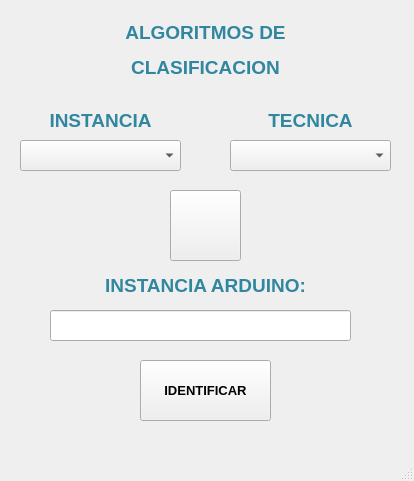
<?xml version="1.0" encoding="UTF-8"?>
<ui version="4.0">
 <class>MainWindow</class>
 <widget class="QMainWindow" name="MainWindow">
  <property name="geometry">
   <rect>
    <x>0</x>
    <y>0</y>
    <width>414</width>
    <height>481</height>
   </rect>
  </property>
  <property name="windowTitle">
   <string>MainWindow</string>
  </property>
  <widget class="QWidget" name="centralwidget">
   <widget class="QPushButton" name="btnArduino">
    <property name="geometry">
     <rect>
      <x>170</x>
      <y>190</y>
      <width>71</width>
      <height>71</height>
     </rect>
    </property>
    <property name="text">
     <string/>
    </property>
    <property name="icon">
     <iconset>
      <normaloff>src/img/arduino-logo.png</normaloff>src/img/arduino-logo.png</iconset>
    </property>
    <property name="iconSize">
     <size>
      <width>50</width>
      <height>50</height>
     </size>
    </property>
   </widget>
   <widget class="QComboBox" name="cbInstancia">
    <property name="geometry">
     <rect>
      <x>20</x>
      <y>140</y>
      <width>161</width>
      <height>31</height>
     </rect>
    </property>
   </widget>
   <widget class="QLabel" name="label_3">
    <property name="geometry">
     <rect>
      <x>20</x>
      <y>110</y>
      <width>161</width>
      <height>21</height>
     </rect>
    </property>
    <property name="font">
     <font>
      <family>MS UI Gothic</family>
      <pointsize>14</pointsize>
      <weight>75</weight>
      <bold>true</bold>
     </font>
    </property>
    <property name="styleSheet">
     <string notr="true">color: #3186a0</string>
    </property>
    <property name="text">
     <string>INSTANCIA</string>
    </property>
    <property name="alignment">
     <set>Qt::AlignCenter</set>
    </property>
   </widget>
   <widget class="QComboBox" name="cbTecnica">
    <property name="geometry">
     <rect>
      <x>230</x>
      <y>140</y>
      <width>161</width>
      <height>31</height>
     </rect>
    </property>
   </widget>
   <widget class="QLabel" name="label_4">
    <property name="geometry">
     <rect>
      <x>230</x>
      <y>110</y>
      <width>161</width>
      <height>21</height>
     </rect>
    </property>
    <property name="font">
     <font>
      <family>MS UI Gothic</family>
      <pointsize>14</pointsize>
      <weight>75</weight>
      <bold>true</bold>
     </font>
    </property>
    <property name="styleSheet">
     <string notr="true">color: #3186a0</string>
    </property>
    <property name="text">
     <string>TECNICA</string>
    </property>
    <property name="alignment">
     <set>Qt::AlignCenter</set>
    </property>
   </widget>
   <widget class="QLabel" name="label_5">
    <property name="geometry">
     <rect>
      <x>20</x>
      <y>20</y>
      <width>371</width>
      <height>61</height>
     </rect>
    </property>
    <property name="font">
     <font>
      <family>MS UI Gothic</family>
      <pointsize>17</pointsize>
      <weight>75</weight>
      <bold>true</bold>
      <underline>false</underline>
     </font>
    </property>
    <property name="styleSheet">
     <string notr="true">color: #3186a0</string>
    </property>
    <property name="text">
     <string>&lt;html&gt;&lt;head/&gt;&lt;body&gt;&lt;p align=&quot;center&quot;&gt;&lt;span style=&quot; font-size:14pt;&quot;&gt;ALGORITMOS DE&lt;/span&gt;&lt;/p&gt;&lt;p align=&quot;center&quot;&gt;&lt;span style=&quot; font-size:14pt;&quot;&gt;CLASIFICACION&lt;/span&gt;&lt;/p&gt;&lt;/body&gt;&lt;/html&gt;</string>
    </property>
    <property name="alignment">
     <set>Qt::AlignCenter</set>
    </property>
   </widget>
   <widget class="QLabel" name="label_6">
    <property name="geometry">
     <rect>
      <x>60</x>
      <y>270</y>
      <width>291</width>
      <height>31</height>
     </rect>
    </property>
    <property name="font">
     <font>
      <family>MS UI Gothic</family>
      <pointsize>14</pointsize>
      <weight>75</weight>
      <bold>true</bold>
     </font>
    </property>
    <property name="styleSheet">
     <string notr="true">color: #3186a0</string>
    </property>
    <property name="text">
     <string>INSTANCIA ARDUINO:</string>
    </property>
    <property name="alignment">
     <set>Qt::AlignCenter</set>
    </property>
   </widget>
   <widget class="QLineEdit" name="instancia_ard">
    <property name="geometry">
     <rect>
      <x>50</x>
      <y>310</y>
      <width>301</width>
      <height>31</height>
     </rect>
    </property>
   </widget>
   <widget class="QPushButton" name="btnIdentificar">
    <property name="geometry">
     <rect>
      <x>140</x>
      <y>360</y>
      <width>131</width>
      <height>61</height>
     </rect>
    </property>
    <property name="font">
     <font>
      <family>Yu Gothic UI</family>
      <pointsize>10</pointsize>
      <weight>75</weight>
      <bold>true</bold>
     </font>
    </property>
    <property name="text">
     <string>IDENTIFICAR</string>
    </property>
   </widget>
  </widget>
  <widget class="QMenuBar" name="menubar">
   <property name="geometry">
    <rect>
     <x>0</x>
     <y>0</y>
     <width>414</width>
     <height>26</height>
    </rect>
   </property>
  </widget>
  <widget class="QStatusBar" name="statusbar"/>
 </widget>
 <resources/>
 <connections/>
</ui>
